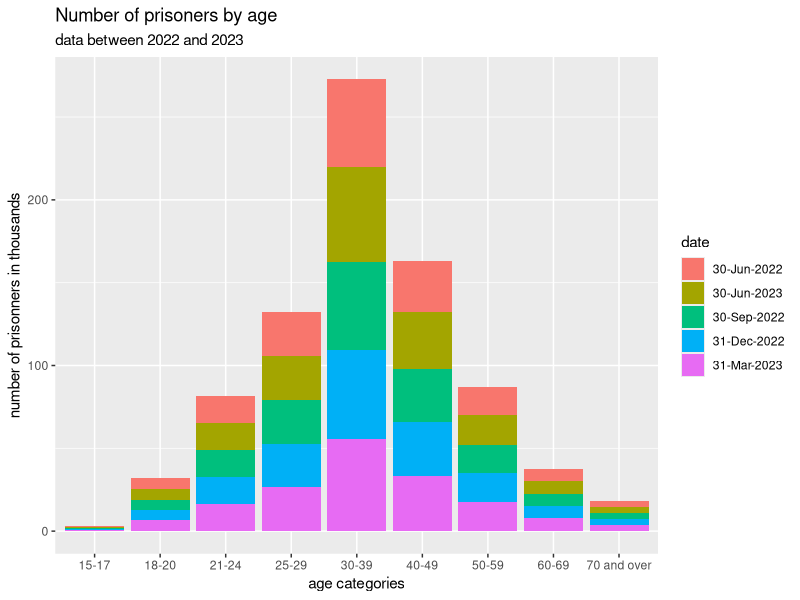

This figure's R source:
## ---- chunk 1
knitr::opts_chunk$set(echo = TRUE)
## ---- chunk 2
library(tidyverse)
library(readxl)
# Add any other libraries here


## ---- chunk 3
# load your data 
data <- read_excel("data/criminal age dataset.xlsx")

#renaming column heading and cleaning the data so that mini headings are not in the age column
names(data)[1] <- "age"

clean_data <- data %>%
  filter(
    !age %in% c("Males and Females", "Remand", "Sentenced", "Non criminal prisoners")
  )

#removing the percentage change column

clean_data <- clean_data %>%
  select(-`Percentage change \r\nJune 2022 to 2023`)


#having to change the format of the data set to long form

data_long <- clean_data %>%
  pivot_longer(
    cols = -age,
    names_to = "date",
    values_to = "values"
  )

#forcing the count value to be numeric 

data_long$values <- as.numeric(gsub(",", "", data_long$values))

#bar plot to compare age against total number of criminals

ggplot(data_long, aes(
    x = age,
    y = values / 1000,
    fill = date
    )) +
  geom_bar(stat="identity") +
  labs(
    x = "age categories",
    y = "number of prisonners in thousands",
    title = "Number of prisoners by age",
    subtitle = "data between 2022 and 2023",
    fill = "date")
